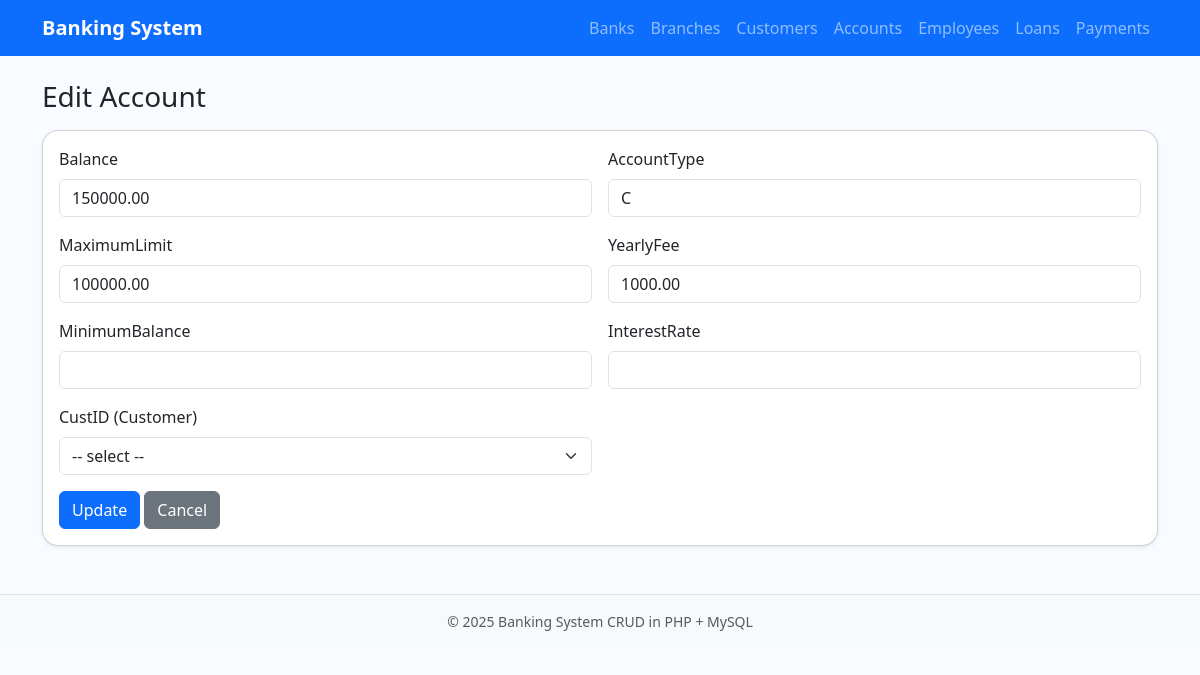
Screenshot of /banking_system/account/edit.php?id=2 with the database file from the repository.
### tables this page shows
CREATE TABLE Account (
    AccountNo INT AUTO_INCREMENT PRIMARY KEY,
    Balance DECIMAL(12,2) NOT NULL DEFAULT 0,
    AccountType CHAR(1) NOT NULL,  
    MaximumLimit DECIMAL(12,2) NULL,
    YearlyFee DECIMAL(12,2) NULL,
    MinimumBalance DECIMAL(12,2) NULL,
    InterestRate DECIMAL(5,2) NULL,
    CustID INT NOT NULL,
    CONSTRAINT fk_account_customer FOREIGN KEY (CustID) REFERENCES Customer(CustID)
        ON UPDATE CASCADE ON DELETE RESTRICT
);

### banking_system/account/edit.php (the view, shortened to what this page needs)
<?php require_once __DIR__ . '/../config/db.php'; ?>
<?php
$id = $_GET['id'] ?? null;
$rec = $conn->query("SELECT * FROM account WHERE AccountNo=".(int)$id)->fetch_assoc();
?>
<?php include __DIR__ . '/../includes/header.php'; ?>
<h3 class="mb-3 text-capitalize">Edit account</h3>
<form method="post" class="card p-3 shadow-sm">
  <div class="row g-3">
    <div class="col-md-6">
      <label class="form-label">Balance</label>
      <input type="number" name="Balance" class="form-control" value="<?php echo htmlspecialchars($rec['Balance']); ?>" step="0.01" required>
    </div>
    <div class="col-md-6">
      <label class="form-label">AccountType</label>
      <input type="text" name="AccountType" class="form-control" value="<?php echo htmlspecialchars($rec['AccountType']); ?>" required>
    </div>
    <div class="col-md-6">
      <label class="form-label">MaximumLimit</label>
      <input type="number" name="MaximumLimit" class="form-control" value="<?php echo htmlspecialchars($rec['MaximumLimit']); ?>" step="0.01" required>
    </div>
    <div class="col-md-6">
      <label class="form-label">YearlyFee</label>
      <input type="number" name="YearlyFee" class="form-control" value="<?php echo htmlspecialchars($rec['YearlyFee']); ?>" step="0.01" required>
    </div>
    <div class="col-md-6">
      <label class="form-label">MinimumBalance</label>
      <input type="number" name="MinimumBalance" class="form-control" value="<?php echo htmlspecialchars($rec['MinimumBalance']); ?>" step="0.01" required>
    </div>
    <div class="col-md-6">
      <label class="form-label">InterestRate</label>
      <input type="number" name="InterestRate" class="form-control" value="<?php echo htmlspecialchars($rec['InterestRate']); ?>" step="0.01" required>
    </div>
    <div class="col-md-6">
      <label class="form-label">CustID (Customer)</label>
      <select name="CustID" class="form-select" required>
        <option value="">-- select --</option>
      </select>
    </div>
  </div>
  <div class="mt-3">
    <button class="btn btn-primary">Update</button>
    <a href="list.php" class="btn btn-secondary">Cancel</a>
  </div>
</form>
<?php include __DIR__ . '/../includes/footer.php'; ?>

### banking_system/assets/css/style.css (style rules this page uses)
body { background: #f8fbff; }
.card { border-radius: 1rem; }

### rows the page displays
account: Balance "150000.00", AccountType "C", MaximumLimit "100000.00", YearlyFee "1000.00"
